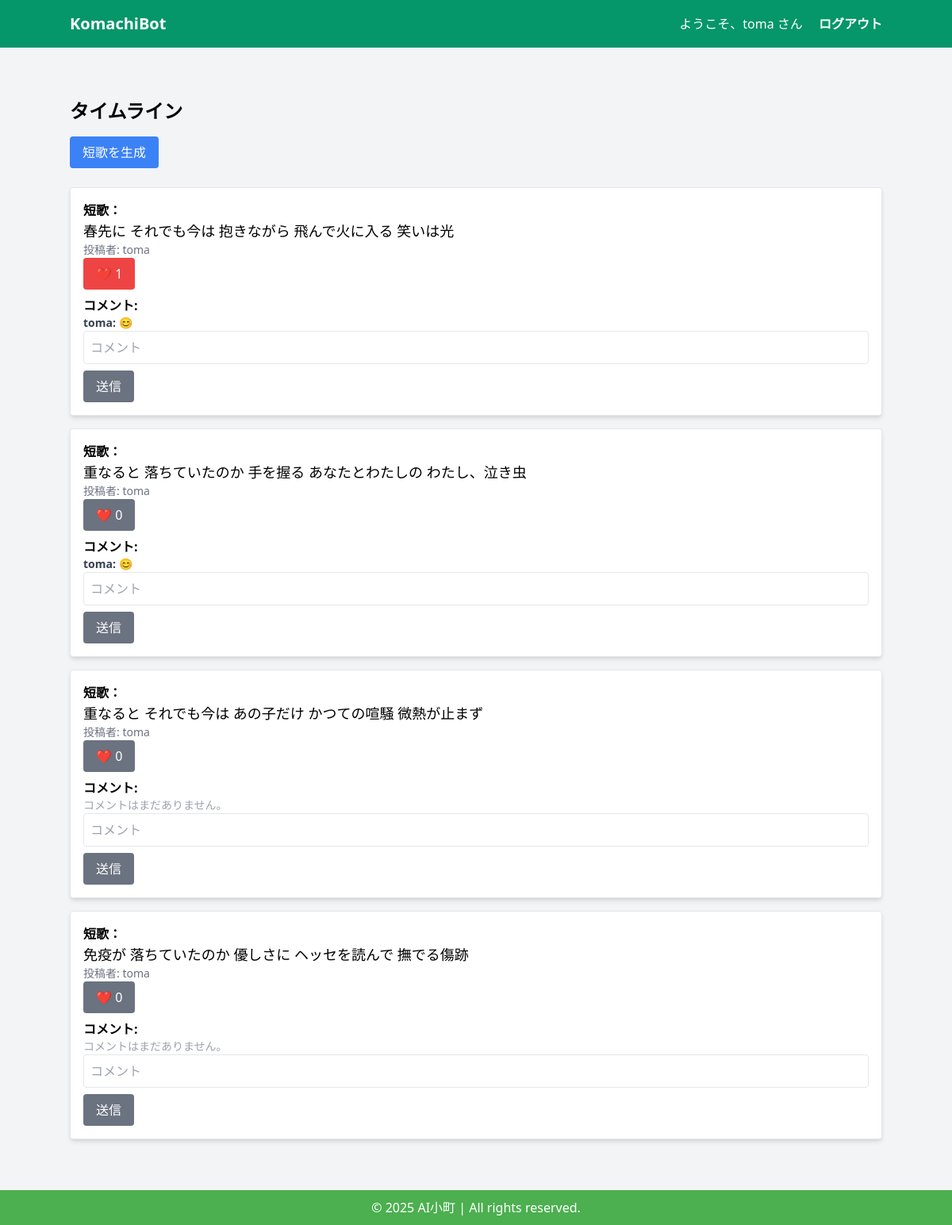
Screenshot of /chat/timeline/ (signed in) with the database file from the repository.
### tanka/models.py (models this page shows, shortened)
class TankaPost(models.Model):
    user = models.ForeignKey(User, on_delete=models.CASCADE)
    line1 = models.CharField(max_length=50)
    line2 = models.CharField(max_length=50)
    line3 = models.CharField(max_length=50)
    line4 = models.CharField(max_length=50)
    line5 = models.CharField(max_length=50)
    created_at = models.DateTimeField(auto_now_add=True)

class TankaComment(models.Model):
    user = models.ForeignKey(User, on_delete=models.CASCADE)
    tanka = models.ForeignKey(TankaPost, on_delete=models.CASCADE)
    text = models.TextField()
    created_at = models.DateTimeField(auto_now_add=True)

### tanka/views.py (the view)
# urls.py: path("timeline/", timeline_view, name="timeline"),
@login_required
def timeline_view(request):
    posts = TankaPost.objects.all().order_by("-created_at")
    liked_posts = set(
        TankaLike.objects.filter(user=request.user).values_list("tanka_id", flat=True)
    )
    return render(request, "tanka/timeline.html", {"posts": posts, "liked_posts": liked_posts})

### tanka/templates/tanka/timeline.html (shortened to what this page needs)
{% extends 'base.html' %}
{% block content %}
  <div class="container mx-auto py-8">
    <h1 class="text-2xl font-bold mb-4">タイムライン</h1>
    <form id="generateTankaForm" method="POST">
      <button type="submit" class="bg-blue-500 text-white px-4 py-2 rounded">短歌を生成</button>
    </form>
    <div class="mt-6 space-y-4">
      {% for post in posts %}
        <div class="border p-4 rounded shadow-md bg-white">
          <p class="font-semibold">短歌：</p>
          <p class="text-lg">{{ post.line1 }} {{ post.line2 }} {{ post.line3 }} {{ post.line4 }} {{ post.line5 }}</p>
          <p class="text-sm text-gray-500">投稿者: {{ post.user.username }}</p>
          <form method="POST" action="{% url 'like_tanka' post.id %}">
            <button type="submit" class="{% if post.id in liked_posts %}bg-red-500{% else %}bg-gray-500{% endif %} text-white px-4 py-2 rounded">
              ❤️ {{ post.tankalike_set.count }}
            </button>
          </form>
          <div class="mt-2">
            <p class="font-semibold">コメント:</p>
            {% for comment in post.tankacomment_set.all %}
              <p class="text-sm text-gray-700"><b>{{ comment.user.username }}:</b> {{ comment.text }}</p>
            {% empty %}
              <p class="text-sm text-gray-400">コメントはまだありません。</p>
            {% endfor %}
          </div>
          <form method="POST" action="{% url 'comment_tanka' post.id %}">
            <input type="text" name="text" placeholder="コメント" class="border rounded p-2 w-full">
            <button type="submit" class="bg-gray-500 text-white px-4 py-2 rounded mt-2">送信</button>
          </form>
        </div>
      {% endfor %}
    </div>
  </div>
{% endblock %}

### tanka/templates/base.html (shortened to what this page needs)
<!DOCTYPE html>
<html lang="ja">
<head>
    <link rel="stylesheet" href="https://cdnjs.cloudflare.com/ajax/libs/tailwindcss/2.2.19/tailwind.min.css" />
</head>
<body>
    <header class="bg-green-600 text-white py-4 px-6">
        <div class="container mx-auto flex justify-between items-center">
            <h1 class="text-xl font-bold">
                <a href="{% url 'index' %}" class="text-white font-semibold hover:underline">KomachiBot</a>
            </h1>
        <div>
            {% if user.is_authenticated %}
                <span class="mr-4">ようこそ、{{ user.username }} さん</span>
                <form id="logoutForm" action="{% url 'logout' %}" method="post" class="inline">
                    <button type="submit" class="text-white font-semibold hover:underline">ログアウト</button>
                </form>
            {% else %}
                <a href="{% url 'login' %}" class="text-white font-semibold hover:underline">ログイン</a>
            {% endif %}
        </div>
    </header>
    <div class="container mx-auto py-8 content">
        {% block content %}{% endblock %}
    </div>
    <footer>
        <p>&copy; 2025 AI小町 | All rights reserved.</p>
    </footer>
</body>
</html>

### tanka/templates/base.html (style rules this page uses)
html, body { height: 100%; margin: 0; display: flex; flex-direction: column; background-color: #f3f4f6; }
.content { flex: 1; }
footer { background-color: #4CAF50; color: white; text-align: center; padding: 10px; }

### rows the page displays
TankaPost: line1 "春先に", line2 "それでも今は", line3 "抱きながら", line4 "飛んで火に入る", line5 "笑いは光", user.username "toma", tankalike_set.count "1"
TankaComment: user.username "toma", text "😊"
TankaPost: line1 "重なると", line2 "落ちていたのか", line3 "手を握る", line4 "あなたとわたしの", line5 "わたし、泣き虫", user.username "toma", tankalike_set.count "0"
TankaComment: user.username "toma", text "😊"
TankaPost: line1 "重なると", line2 "それでも今は", line3 "あの子だけ", line4 "かつての喧騒", line5 "微熱が止まず", user.username "toma", tankalike_set.count "0"
TankaPost: line1 "免疫が", line2 "落ちていたのか", line3 "優しさに", line4 "ヘッセを読んで", line5 "撫でる傷跡", user.username "toma", tankalike_set.count "0"

### other values shown
{{ user.username }} "toma"
